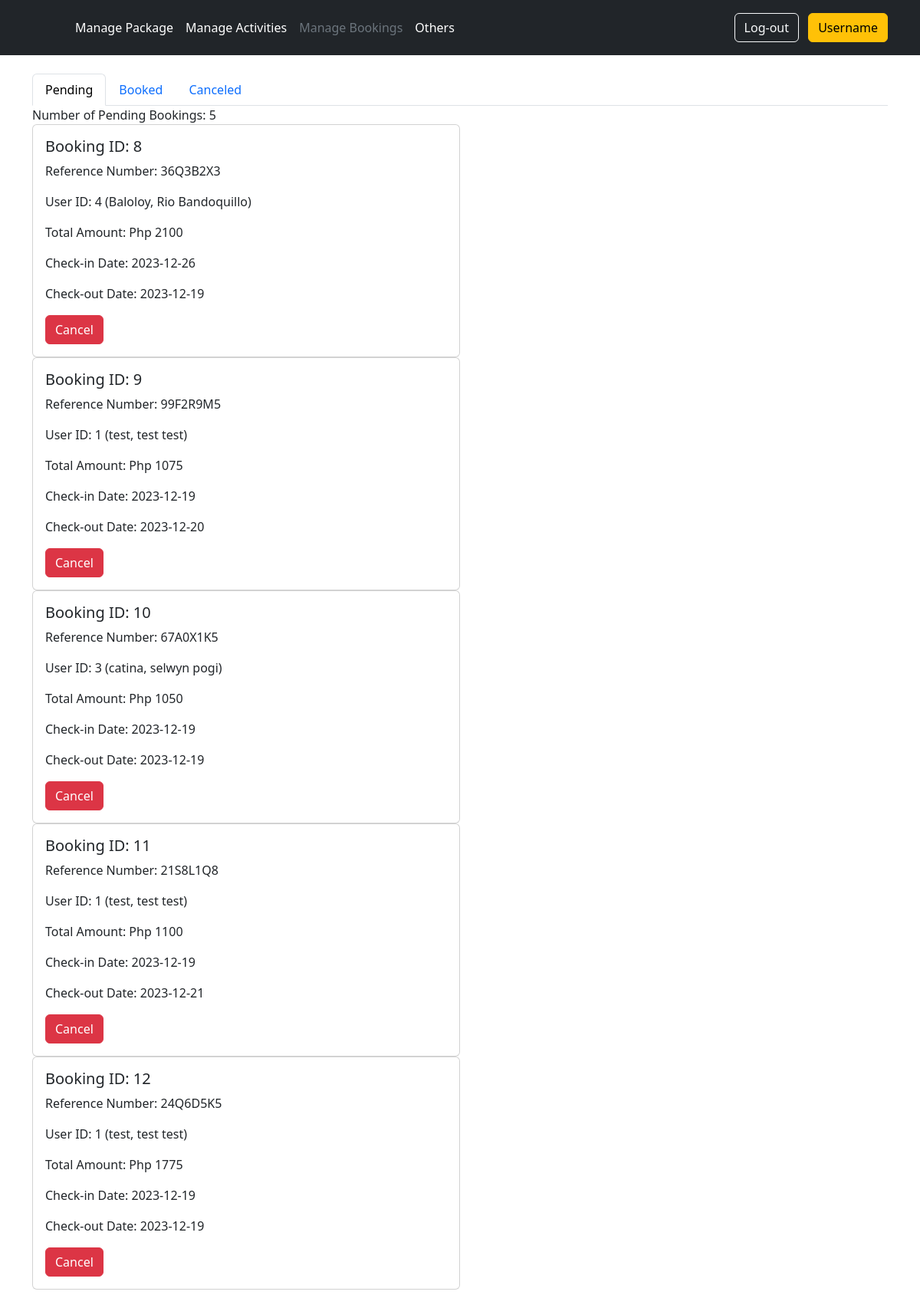
The page /admin/booking.php (signed in) on the database its author committed.
### tables this page shows
CREATE TABLE `bookingpackage` (
  `booking_id` int(11) NOT NULL,
  `ref_num` varchar(8) NOT NULL,
  `user_id` int(11) NOT NULL,
  `package_id` int(11) NOT NULL,
  `check_in_date` date NOT NULL,
  `check_out_date` date NOT NULL,
  `total_amount` int(11) NOT NULL,
  `order_date` timestamp NOT NULL DEFAULT current_timestamp() ON UPDATE current_timestamp(),
  `status` char(11) NOT NULL DEFAULT 'Pending'
);

CREATE TABLE `users` (
  `user_id` int(11) NOT NULL,
  `last_name` varchar(55) NOT NULL,
  `first_name` varchar(55) NOT NULL,
  `middle_name` varchar(55) NOT NULL,
  `address` varchar(255) NOT NULL,
  `username` varchar(55) NOT NULL,
  `password` varchar(55) NOT NULL,
  `user_type` char(1) NOT NULL DEFAULT 'U' COMMENT 'U - user || A - admin',
  `user_status` char(1) NOT NULL DEFAULT 'A' COMMENT 'A - active || I - inactive',
  `date_created` timestamp NOT NULL DEFAULT current_timestamp() ON UPDATE current_timestamp()
);

### admin/booking.php (the view, shortened to what this page needs)
<?php
include("../db.php");
?>
<!DOCTYPE html>
<html lang="en">
<head>
    <link rel="stylesheet" href="../css/bootstrap.css">
</head>
    <body>
        <header class="p-3 text-bg-dark">
        <div class="container">
            <div class="d-flex flex-wrap align-items-center justify-content-center justify-content-lg-start">
                <a href="https://getbootstrap.com/" class="d-flex align-items-center mb-2 mb-lg-0 text-white text-decoration-none">
                    <svg class="bi me-2" width="40" height="32" role="img" aria-label="Bootstrap">
                        <use xlink:href="#bootstrap"></use>
                    </svg>
                </a>
                <ul class="nav col-12 col-lg-auto me-lg-auto mb-2 justify-content-center mb-md-0">
                    <li><a href="index.php" class="nav-link px-2 text-white">Manage Package</a></li>
                    <li><a href="update_activity.php" class="nav-link px-2 text-white">Manage Activities</a></li>
                    <li><a href="booking.php" class="nav-link px-2 text-secondary">Manage Bookings</a></li>
                    <li><a href="manage_others.php" class="nav-link px-2 text-white">Others</a></li>
                </ul>
                <div class="text-end">
                    <a href="../logout.php" class="btn btn-outline-light me-2">Log-out</a>
                    <button type="button" class="btn btn-warning">Username</button>
                </div>
            </div>
        </div>
     </header>
    <div class="container">
        <div class="row my-4">
            <div class="col-12">
                <ul class="nav nav-tabs" id="bookingTabs" role="tablist">
                    <li class="nav-item" role="presentation">
                        <a class="nav-link active" id="pending-tab" data-bs-toggle="tab" href="#pending" role="tab" aria-controls="pending" aria-selected="true">Pending</a>
                    </li>
                    <li class="nav-item" role="presentation">
                        <a class="nav-link" id="booked-tab" data-bs-toggle="tab" href="#booked" role="tab" aria-controls="booked" aria-selected="false">Booked</a>
                    </li>
                    <li class="nav-item" role="presentation">
                        <a class="nav-link" id="canceled-tab" data-bs-toggle="tab" href="#canceled" role="tab" aria-controls="canceled" aria-selected="false">Canceled</a>
                    </li>
                </ul>
                <div class="tab-content" id="bookingTabsContent">
                    <div class="tab-pane fade show active" id="pending" role="tabpanel" aria-labelledby="pending-tab">
                        <?php
                        $sql_pending = "SELECT bookingpackage.booking_id, bookingpackage.ref_num, bookingpackage.total_amount,
                            users.user_id, users.last_name, users.first_name, users.middle_name,
                            bookingpackage.check_in_date, bookingpackage.check_out_date
                            FROM bookingpackage
                            INNER JOIN users ON bookingpackage.user_id = users.user_id
                            WHERE bookingpackage.status = 'Pending'";
                        $result_pending = mysqli_query($conn, $sql_pending);
                        echo "Number of Pending Bookings: " . mysqli_num_rows($result_pending);
                        if (mysqli_num_rows($result_pending) > 0) {
                            while ($row = mysqli_fetch_assoc($result_pending)) {
                                ?>
                                <div class="col-md-6">
                                    <div class="card" style="width: 100%;">
                                        <div class="card-body">
                                            <h5 class="card-title">Booking ID: <?php echo $row["booking_id"]; ?> </h5>
                                            <p class="card-text mb-3"><?php echo "Reference Number: " . $row["ref_num"]; ?> </p>
                                            <p class="card-text mb-3"><?php echo "User ID: " . $row["user_id"] . " (" . $row["last_name"] . ", " . $row["first_name"] . " " . $row["middle_name"] . ")"; ?> </p>
                                            <p class="card-text mb-3"><?php echo "Total Amount: Php " . $row["total_amount"]; ?> </p>
                                            <p class="card-text mb-3"><?php echo "Check-in Date: " . $row["check_in_date"]; ?> </p>
                                            <p class="card-text mb-3"><?php echo "Check-out Date: " . $row["check_out_date"]; ?> </p>
                                            <form method="post" action="cancel_booking.php?tab=pending">
                                                <button type="button" class="btn btn-danger" data-bs-toggle="modal" data-bs-target="#cancelModal<?php echo $row['booking_id']; ?>">
                                                    Cancel
                                                </button>
                                            </form>
                                        </div>
                                    </div>
                                </div>
                                <?php
                            }
                        }
                        ?>
                    </div>
                </div>
            </div>
        </div>
    </div>
</body>
</html>

### admin/booking.php (style rules this page uses)
.card-text { overflow: hidden; text-overflow: ellipsis; white-space: nowrap; }

### rows shown on the page
bookingpackage: booking_id "8", ref_num "36Q3B2X3", user.user_id "4", user.last_name "Baloloy", user.first_name "Rio", user.middle_name "Bandoquillo", total_amount "2100", check_in_date "2023-12-26", check_out_date "2023-12-19"
bookingpackage: booking_id "9", ref_num "99F2R9M5", user.user_id "1", user.last_name "test", user.first_name "test", user.middle_name "test", total_amount "1075", check_in_date "2023-12-19", check_out_date "2023-12-20"
bookingpackage: booking_id "10", ref_num "67A0X1K5", user.user_id "3", user.last_name "catina", user.first_name "selwyn", user.middle_name "pogi", total_amount "1050", check_in_date "2023-12-19", check_out_date "2023-12-19"
bookingpackage: booking_id "11", ref_num "21S8L1Q8", user.user_id "1", user.last_name "test", user.first_name "test", user.middle_name "test", total_amount "1100", check_in_date "2023-12-19", check_out_date "2023-12-21"
bookingpackage: booking_id "12", ref_num "24Q6D5K5", user.user_id "1", user.last_name "test", user.first_name "test", user.middle_name "test", total_amount "1775", check_in_date "2023-12-19", check_out_date "2023-12-19"

### other values the page prints
mysqli_num_rows($result_pending) "5"
